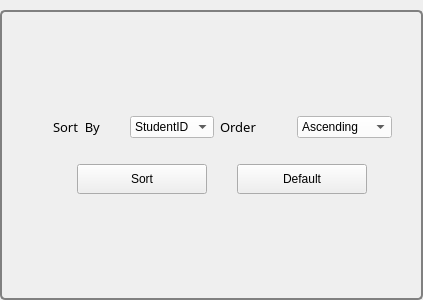
                      <widget class="QGroupBox" name="groupBox_6">
                       <property name="minimumSize">
                        <size>
                         <width>0</width>
                         <height>300</height>
                        </size>
                       </property>
                       <property name="maximumSize">
                        <size>
                         <width>16777215</width>
                         <height>16777215</height>
                        </size>
                       </property>
                       <property name="styleSheet">
                        <string notr="true">QGroupBox {
    border: 2px solid gray;
    border-radius: 5px;
    margin-top: 10px;
}

QGroupBox:title {
    subcontrol-origin: margin;
    subcontrol-position: top center;
    padding: 0 3px;
}
</string>
                       </property>
                       <property name="title">
                        <string/>
                       </property>
                       <layout class="QVBoxLayout" name="verticalLayout_43">
                        <item>
                         <layout class="QVBoxLayout" name="verticalLayout_44">
                          <item>
                           <spacer name="verticalSpacer_16">
                            <property name="orientation">
                             <enum>Qt::Vertical</enum>
                            </property>
                            <property name="sizeHint" stdset="0">
                             <size>
                              <width>20</width>
                              <height>40</height>
                             </size>
                            </property>
                           </spacer>
                          </item>
                          <item>
                           <layout class="QHBoxLayout" name="horizontalLayout_63">
                            <item>
                             <spacer name="horizontalSpacer_95">
                              <property name="orientation">
                               <enum>Qt::Horizontal</enum>
                              </property>
                              <property name="sizeHint" stdset="0">
                               <size>
                                <width>40</width>
                                <height>20</height>
                               </size>
                              </property>
                             </spacer>
                            </item>
                            <item>
                             <layout class="QVBoxLayout" name="verticalLayout_45">
                              <item>
                               <layout class="QHBoxLayout" name="horizontalLayout_64">
                                <item>
                                 <widget class="QLabel" name="label_48">
                                  <property name="minimumSize">
                                   <size>
                                    <width>71</width>
                                    <height>0</height>
                                   </size>
                                  </property>
                                  <property name="maximumSize">
                                   <size>
                                    <width>125</width>
                                    <height>20</height>
                                   </size>
                                  </property>
                                  <property name="font">
                                   <font>
                                    <family>Arial Black</family>
                                    <pointsize>-1</pointsize>
                                    <weight>10</weight>
                                    <italic>false</italic>
                                    <bold>false</bold>
                                   </font>
                                  </property>
                                  <property name="styleSheet">
                                   <string notr="true">color  : black;
font-size :13px</string>
                                  </property>
                                  <property name="text">
                                   <string>Sort  By</string>
                                  </property>
                                 </widget>
                                </item>
                                <item>
                                 <widget class="QComboBox" name="comboBox_sortBy_stuGra">
                                  <property name="maximumSize">
                                   <size>
                                    <width>200</width>
                                    <height>16777215</height>
                                   </size>
                                  </property>
                                  <property name="styleSheet">
                                   <string notr="true">background-color: white;
            color: black; 


</string>
                                  </property>
                                  <item>
                                   <property name="text">
                                    <string>StudentID</string>
                                   </property>
                                  </item>
                                  <item>
                                   <property name="text">
                                    <string>SubjectID</string>
                                   </property>
                                  </item>
                                  <item>
                                   <property name="text">
                                    <string>Grades</string>
                                   </property>
                                  </item>
                                 </widget>
                                </item>
                                <item>
                                 <widget class="QLabel" name="label_49">
                                  <property name="minimumSize">
                                   <size>
                                    <width>71</width>
                                    <height>0</height>
                                   </size>
                                  </property>
                                  <property name="maximumSize">
                                   <size>
                                    <width>125</width>
                                    <height>20</height>
                                   </size>
                                  </property>
                                  <property name="font">
                                   <font>
                                    <family>Arial Black</family>
                                    <pointsize>-1</pointsize>
                                    <weight>10</weight>
                                    <italic>false</italic>
                                    <bold>false</bold>
                                   </font>
                                  </property>
                                  <property name="styleSheet">
                                   <string notr="true">color  : black;
font-size :13px</string>
                                  </property>
                                  <property name="text">
                                   <string>Order</string>
                                  </property>
                                 </widget>
                                </item>
                                <item>
                                 <widget class="QComboBox" name="comboBox_orderBy_stdGra">
                                  <property name="maximumSize">
                                   <size>
                                    <width>200</width>
                                    <height>16777215</height>
                                   </size>
                                  </property>
                                  <property name="styleSheet">
                                   <string notr="true">background-color: white; /* Màu nền mặc định của ComboBox */
            color: black; /* Màu chữ mặc định của ComboBox */</string>
                                  </property>
                                  <item>
                                   <property name="text">
                                    <string>Ascending</string>
                                   </property>
                                  </item>
                                  <item>
                                   <property name="text">
                                    <string>Descending</string>
                                   </property>
                                  </item>
                                 </widget>
                                </item>
                               </layout>
                              </item>
                              <item>
                               <layout class="QHBoxLayout" name="horizontalLayout_65">
                                <property name="topMargin">
                                 <number>20</number>
                                </property>
                                <item>
                                 <widget class="QPushButton" name="sort_btn_Grades">
                                  <property name="minimumSize">
                                   <size>
                                    <width>130</width>
                                    <height>30</height>
                                   </size>
                                  </property>
                                  <property name="maximumSize">
                                   <size>
                                    <width>130</width>
                                    <height>16777215</height>
                                   </size>
                                  </property>
                                  <property name="text">
                                   <string>Sort</string>
                                  </property>
                                 </widget>
                                </item>
                                <item>
                                 <widget class="QPushButton" name="default_btn_Grades">
                                  <property name="minimumSize">
                                   <size>
                                    <width>130</width>
                                    <height>30</height>
                                   </size>
                                  </property>
                                  <property name="maximumSize">
                                   <size>
                                    <width>130</width>
                                    <height>16777215</height>
                                   </size>
                                  </property>
                                  <property name="text">
                                   <string>Default</string>
                                  </property>
                                 </widget>
                                </item>
                               </layout>
                              </item>
                             </layout>
                            </item>
                            <item>
                             <spacer name="horizontalSpacer_97">
                              <property name="orientation">
                               <enum>Qt::Horizontal</enum>
                              </property>
                              <property name="sizeHint" stdset="0">
                               <size>
                                <width>18</width>
                                <height>20</height>
                               </size>
                              </property>
                             </spacer>
                            </item>
                           </layout>
                          </item>
                          <item>
                           <spacer name="verticalSpacer_18">
                            <property name="orientation">
                             <enum>Qt::Vertical</enum>
                            </property>
                            <property name="sizeHint" stdset="0">
                             <size>
                              <width>20</width>
                              <height>40</height>
                             </size>
                            </property>
                           </spacer>
                          </item>
                         </layout>
                        </item>
                       </layout>
                      </widget>
